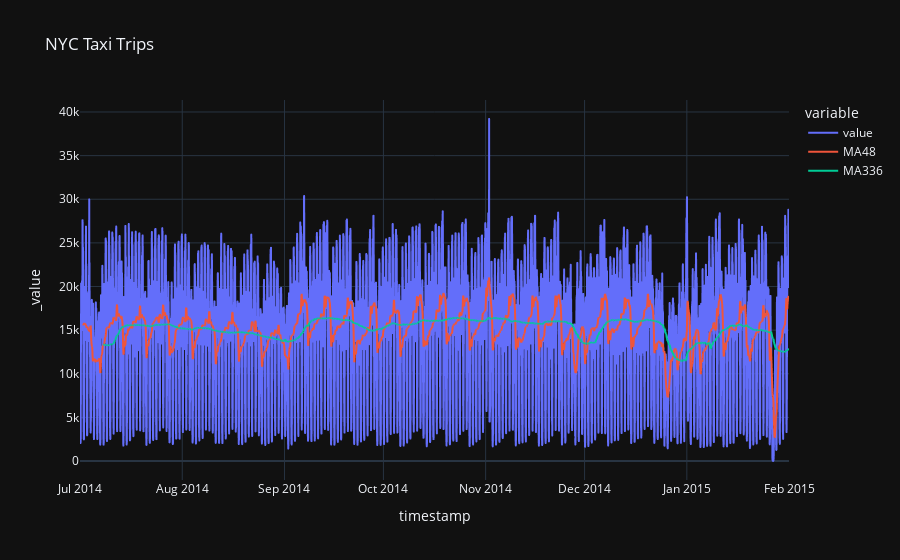

Source (notebook cell):
### Code cell
# create moving-averages
data['MA48'] = data['value'].rolling(48).mean()
data['MA336'] = data['value'].rolling(336).mean()

# plot 
import plotly.express as px
fig = px.line(data, x="timestamp", y=['value', 'MA48', 'MA336'], title='NYC Taxi Trips', template = 'plotly_dark')
fig.show()

### Figure 1 — Plotly figure (JSON) as saved in the notebook; plotly's stock layout.template omitted (floating-point values rounded to 4 significant figures; data arrays with more than 128 entries replaced by an {"elided": "..."} marker saying what was removed)
{"data": [{"hovertemplate": "variable=value<br>timestamp=%{x}<br>_value=%{y}<extra></extra>", "legendgroup": "value", "line": {"color": "#636efa", "dash": "solid"}, "marker": {"symbol": "circle"}, "mode": "lines", "name": "value", "showlegend": true, "type": "scattergl", "x": {"elided": "10320 str values"}, "xaxis": "x", "y": {"elided": "10320 float values"}, "yaxis": "y"}, {"hovertemplate": "variable=MA48<br>timestamp=%{x}<br>_value=%{y}<extra></extra>", "legendgroup": "MA48", "line": {"color": "#EF553B", "dash": "solid"}, "marker": {"symbol": "circle"}, "mode": "lines", "name": "MA48", "showlegend": true, "type": "scattergl", "x": {"elided": "10320 str values"}, "xaxis": "x", "y": {"elided": "10320 float values"}, "yaxis": "y"}, {"hovertemplate": "variable=MA336<br>timestamp=%{x}<br>_value=%{y}<extra></extra>", "legendgroup": "MA336", "line": {"color": "#00cc96", "dash": "solid"}, "marker": {"symbol": "circle"}, "mode": "lines", "name": "MA336", "showlegend": true, "type": "scattergl", "x": {"elided": "10320 str values"}, "xaxis": "x", "y": {"elided": "10320 float values"}, "yaxis": "y"}], "layout": {"legend": {"title": {"text": "variable"}, "tracegroupgap": 0}, "title": {"text": "NYC Taxi Trips"}, "xaxis": {"anchor": "y", "domain": [0, 1], "title": {"text": "timestamp"}}, "yaxis": {"anchor": "x", "domain": [0, 1], "title": {"text": "_value"}}}}
